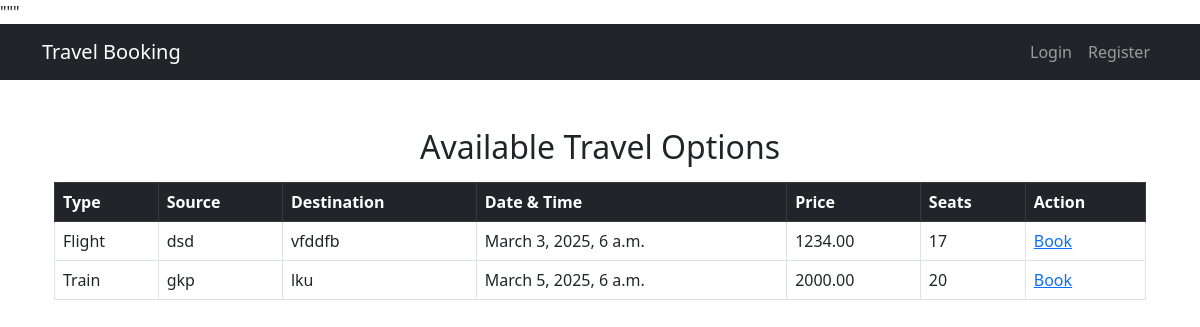
Page /api/ on the committed database.
### admin_user/models.py (models this page shows, shortened)
class TravelOption(models.Model):
    TRAVEL_TYPES = [
        ('Flight', 'Flight'),
        ('Train', 'Train'),
        ('Bus', 'Bus')
    ]
    travel_id = models.AutoField(primary_key=True)
    travel_type = models.CharField(max_length=10, choices=TRAVEL_TYPES)
    source = models.CharField(max_length=100)
    destination = models.CharField(max_length=100)
    date_time = models.DateTimeField()
    price = models.DecimalField(max_digits=10, decimal_places=2)
    available_seats = models.PositiveIntegerField()

### api/views.py (the view)
# urls.py: path('', views.home, name='home'),
def home(request):
    travel_options = TravelOption.objects.all()
    return render(request, 'home.html', {'travel_options': travel_options})

### api/templates/home.html (shortened to what this page needs)
{% extends 'base.html' %}
{% block content %}
<div class="container mt-5">
    <h2 class="text-center">Available Travel Options</h2>
    <table class="table table-bordered mt-3">
        <thead class="table-dark">
            <tr>
                <th>Type</th>
                <th>Source</th>
                <th>Destination</th>
                <th>Date & Time</th>
                <th>Price</th>
                <th>Seats</th>
                <th>Action</th>
            </tr>
        </thead>
        <tbody>
            {% for travel in travel_options %}
            <tr>
                <td>{{ travel.travel_type }}</td>
                <td>{{ travel.source }}</td>
                <td>{{ travel.destination }}</td>
                <td>{{ travel.date_time }}</td>
                <td>{{ travel.price }}</td>
                <td>{{ travel.available_seats }}</td>
                <td><a href="{% url 'book_travel' travel.travel_id %}">Book</a></td>
            </tr>
            {% endfor %}
        </tbody>
</table>
{% endblock %}

### rows in the picture
TravelOption: travel_type "Flight", source "dsd", destination "vfddfb", date_time "March 3, 2025, 6 a.m.", price "1234.00", available_seats "17"
TravelOption: travel_type "Train", source "gkp", destination "lku", date_time "March 5, 2025, 6 a.m.", price "2000.00", available_seats "20"
